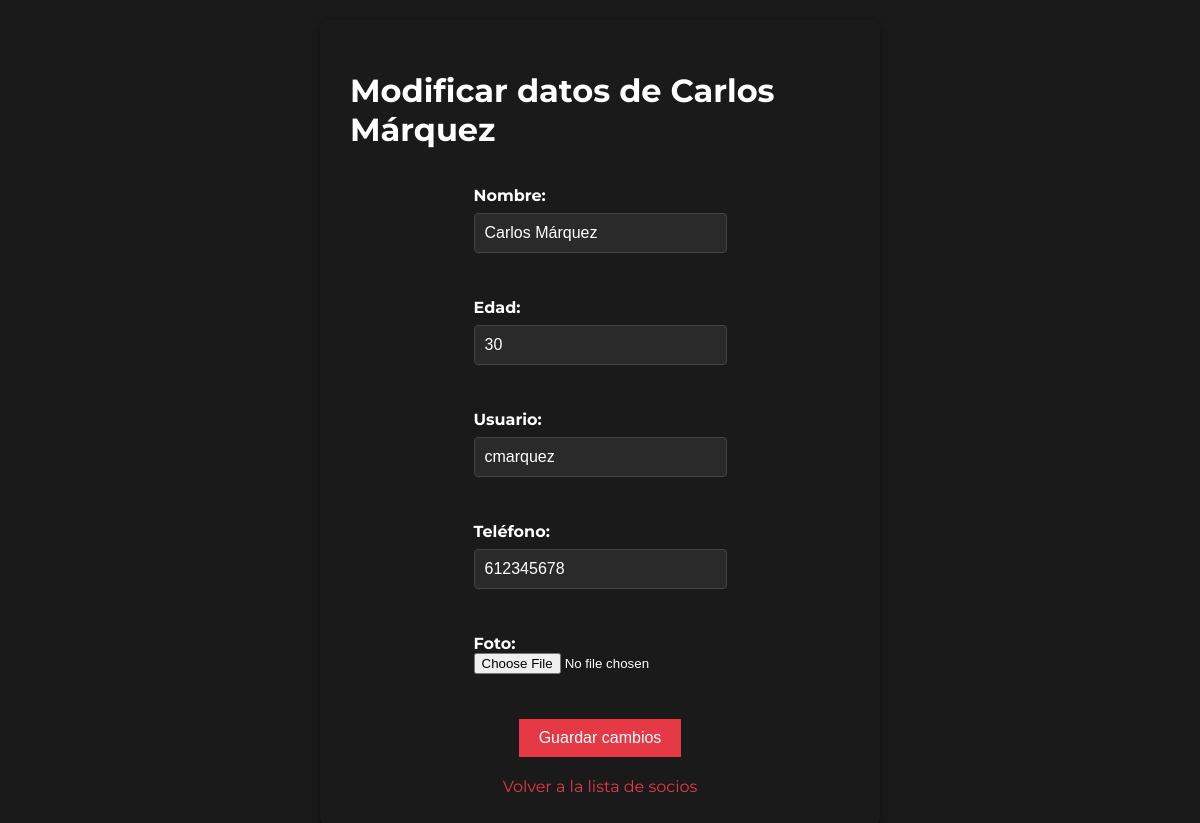
Page /src/forms/formularioModificarSocio.php?id=1 on the earlier database version.
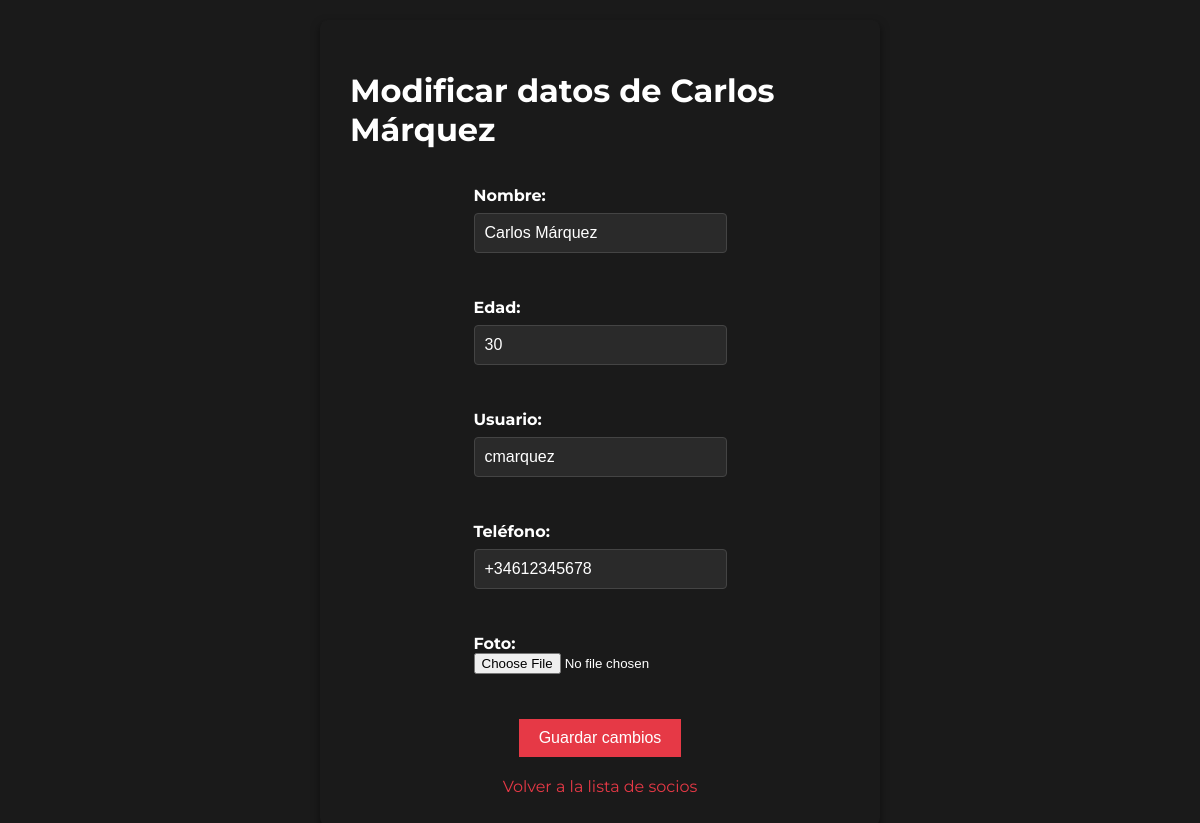
Same page on the later database version.
### tables this page shows
CREATE TABLE socios (
    id_socio INT AUTO_INCREMENT PRIMARY KEY,
    nombre VARCHAR(100) NOT NULL,
    edad INT,
    contraseña VARCHAR(255) NOT NULL,
    usuario VARCHAR(50) UNIQUE NOT NULL,
    telefono VARCHAR(15),
    foto VARCHAR(255)
);

### src/php/modificarSocio.php (called while the page is built, shortened)
<?php
require_once("conexion.php");
if (isset($_GET['id'])) {
    $id_socio = $_GET['id'];
    $consulta = "SELECT nombre, edad, usuario, telefono, foto FROM socios WHERE id_socio = ?";
    $stmt = $conexion->prepare($consulta);
    $stmt->bind_param("i", $id_socio);
    $stmt->execute();
    $resultado = $stmt->get_result();
    if ($resultado->num_rows > 0) {
        $socio = $resultado->fetch_assoc();
    } else {
        echo "No se encontró el socio.";
        exit;
    }
} else {
    echo "ID de socio no especificado.";
    exit;
}
?>

### src/forms/formularioModificarSocio.php (the view, shortened to what this page needs)
<!DOCTYPE html>
<html lang="es">
<head>
    <link rel="stylesheet" href="../../styles/formulario.css">
</head>
<body>
    <div class="box">
        <div class="form-container">
            <?php include '../php/modificarSocio.php'; ?>
            <h1>Modificar datos de <?php echo htmlspecialchars($socio['nombre']); ?></h1>
            <form method="POST" action="" enctype="multipart/form-data">
                <label>Nombre:</label>
                <input type="text" name="nombre" value="<?php echo htmlspecialchars($socio['nombre']); ?>"><br>
                <span class="result" id="errorNombre"></span>
                <label>Edad:</label>
                <input type="number" name="edad" value="<?php echo htmlspecialchars($socio['edad']); ?>"><br>
                <span class="result" id="errorEdad"></span>
                <label>Usuario:</label>
                <input type="text" name="usuario" value="<?php echo htmlspecialchars($socio['usuario']); ?>"><br>
                <span class="result" id="errorUsuario"></span>
                <label>Teléfono:</label>
                <input type="text" name="telefono" value="<?php echo htmlspecialchars($socio['telefono']); ?>"><br>
                <span class="result" id="errorTelefono"></span>
                <label>Foto:</label>
                <input type="file" name="foto" accept="image/*" ><br>
                <span class="result" id="errorFoto"></span>
                <input type="submit" value="Guardar cambios">
            </form>
            <a href='../../socios.php'>Volver a la lista de socios</a>
        </div>
    </div>
</body>
</html>

Differences in the rows shown:
changed socios "Carlos Márquez": telefono "612345678" → "+34612345678"
